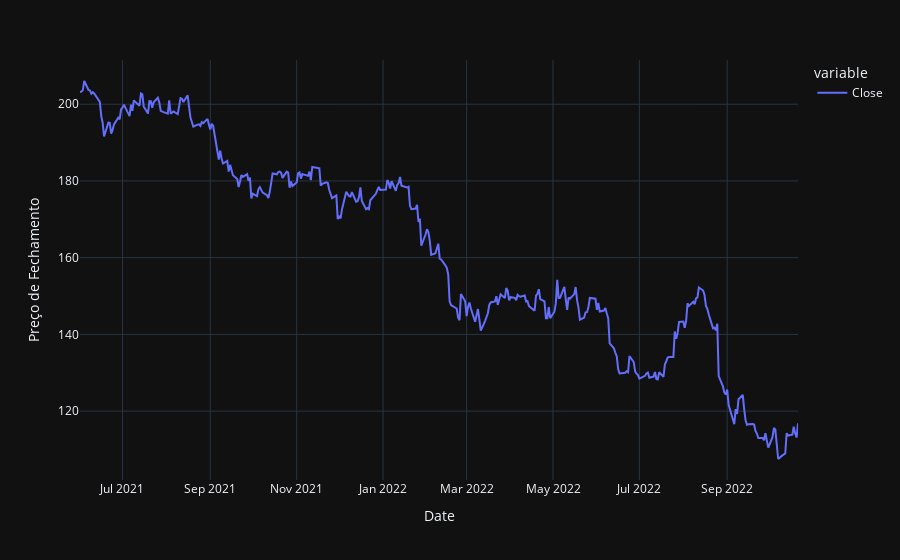

Notebook cell for this chart:
### Code cell
display(data)
fig = data["Close"].plot(title="", labels=dict(index="Data", value="Preço de Fechamento"))
fig.show()

### Figure 1 — Plotly figure (JSON) as saved in the notebook; plotly's stock layout.template omitted (floating-point values rounded to 4 significant figures; data arrays with more than 128 entries replaced by an {"elided": "..."} marker saying what was removed)
{"data": [{"hovertemplate": "variable=Close<br>Date=%{x}<br>Preço de Fechamento=%{y}<extra></extra>", "legendgroup": "Close", "line": {"color": "#636efa", "dash": "solid"}, "marker": {"symbol": "circle"}, "mode": "lines", "name": "Close", "orientation": "v", "showlegend": true, "x": {"elided": "353 str values"}, "xaxis": "x", "y": {"elided": "353 float values"}, "yaxis": "y", "type": "scatter"}], "layout": {"xaxis": {"anchor": "y", "domain": [0.0, 1.0], "title": {"text": "Date"}}, "yaxis": {"anchor": "x", "domain": [0.0, 1.0], "title": {"text": "Preço de Fechamento"}}, "legend": {"title": {"text": "variable"}, "tracegroupgap": 0}, "margin": {"t": 60}}}
